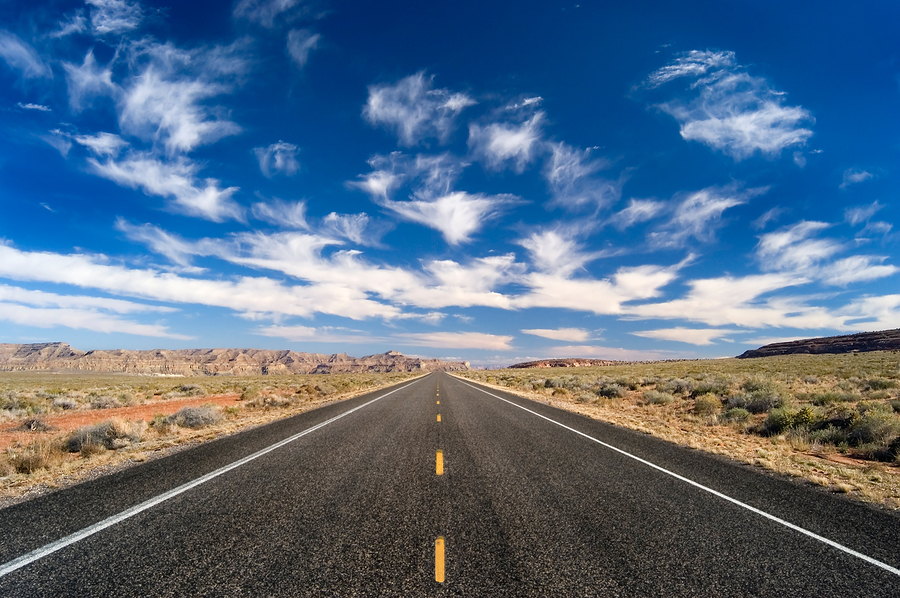
#> input picture road1.jpg, 900 x 598 px
$ python canny1.py
#> lines starting #> are read from the running program, lines starting #| are printed output that depends on the picture; after the words box and inside, x2 and y2 are one past the last pixel; in counts of white or black regions, pixels touching at a corner belong together
import cv2
import numpy as np
from matplotlib import pyplot as plt

img = cv2.imread('road1.jpg',0)
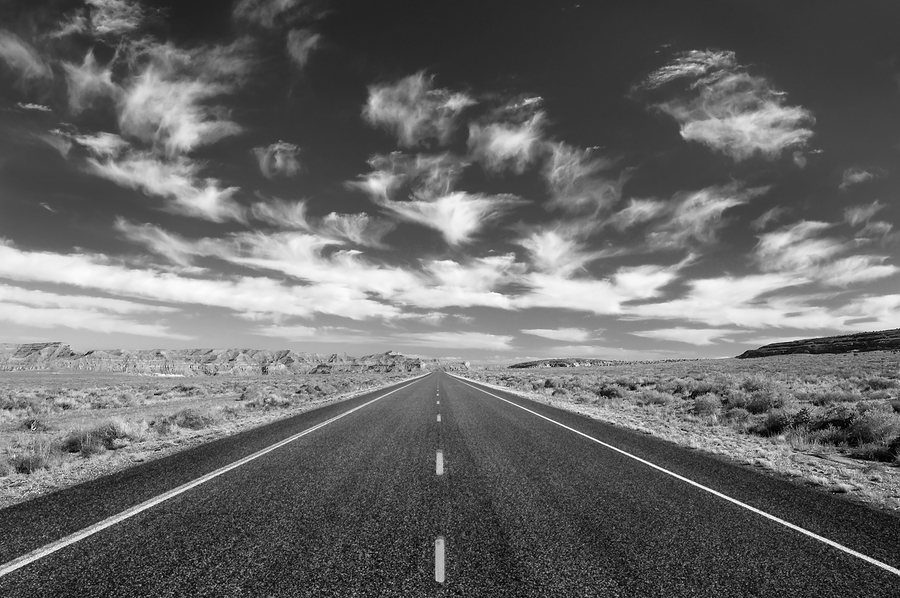
#> img: shape (598, 900); min 0, max 255, mean 105

blur = cv2.GaussianBlur(img,(7,7),0)  # additional blur
edges = cv2.Canny(blur,100,200)
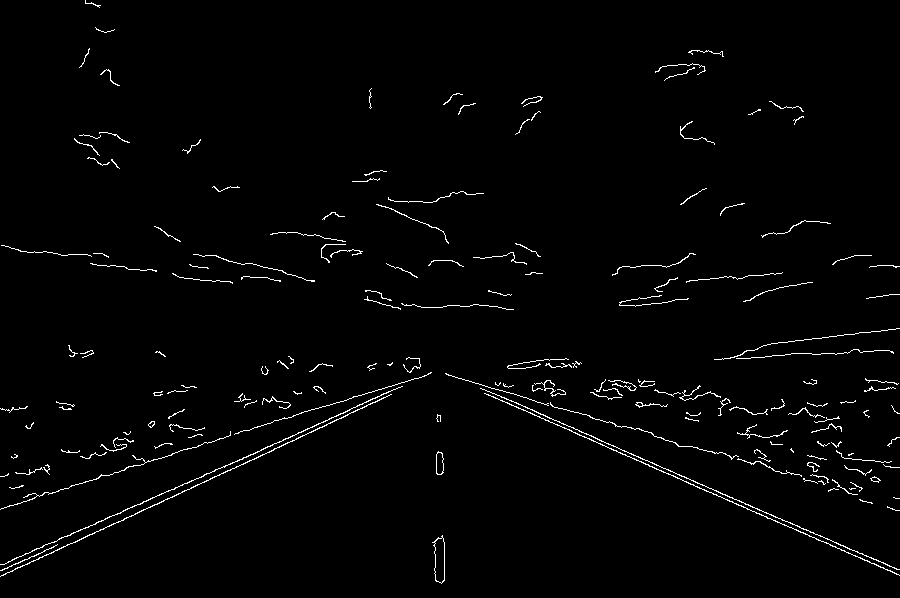
#> edges: shape (598, 900); 1.7% white in thin lines or dots

plt.subplot(121),plt.imshow(img,cmap = 'gray')
plt.title('Original Image'), plt.xticks([]), plt.yticks([])
plt.subplot(122),plt.imshow(edges,cmap = 'gray')
plt.title('Edge Image'), plt.xticks([]), plt.yticks([])

plt.show()
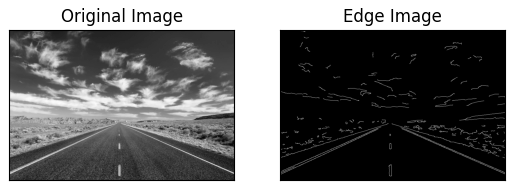
#> figure drawn by matplotlib, 2 panels
